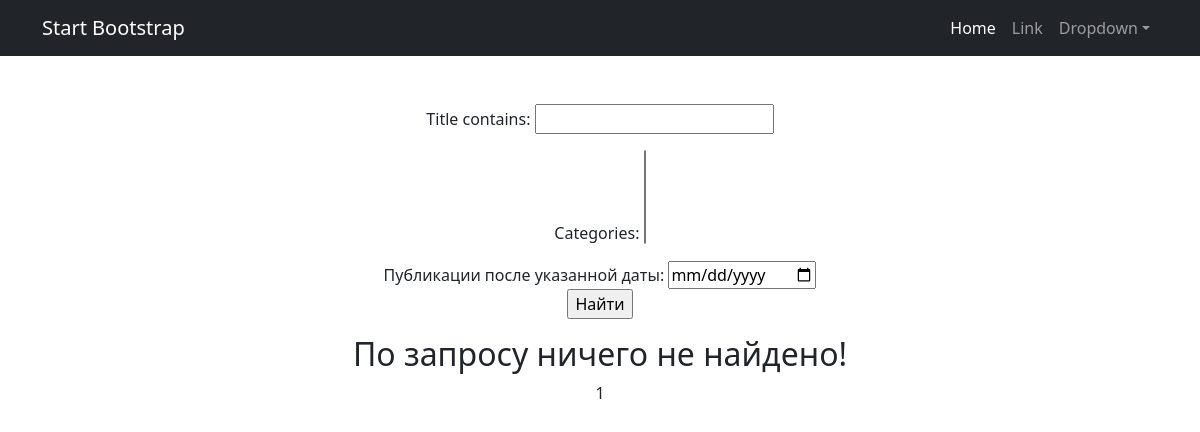
The page /news/search/ on the database as committed earlier.
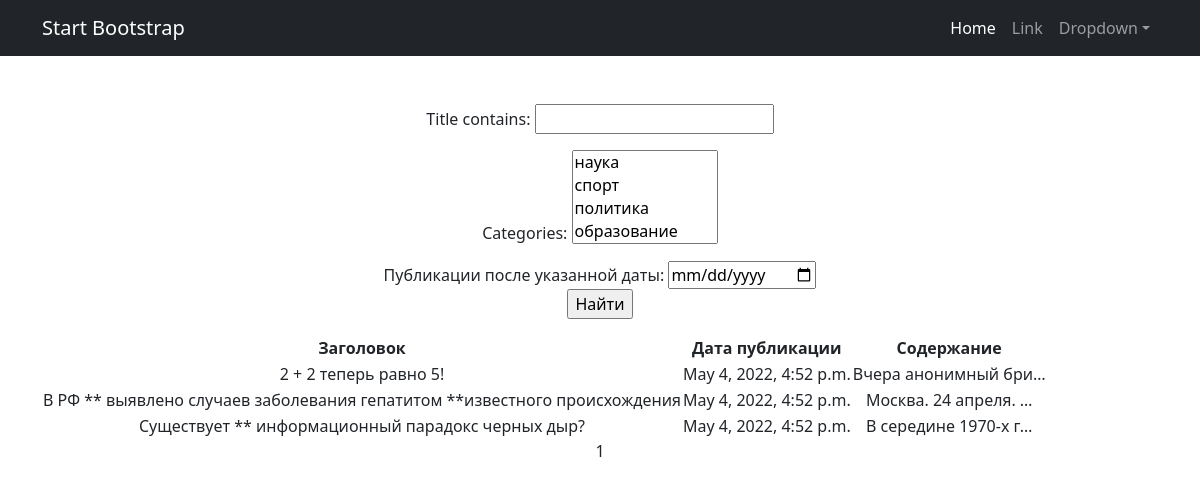
The same page on the database as committed later.
### news/models.py (models this page shows, shortened)
class Post(models.Model):
    article = 'AR'
    news = 'NE'
    post_types = [(article, 'статья'), (news, 'новость')]
    author = models.ForeignKey(Author, on_delete=models.CASCADE)
    post_type = models.CharField(
        max_length=2,
        choices=post_types,
        default=article
    )
    creation_time = models.DateTimeField(auto_now_add=True)
    categories = models.ManyToManyField(Category, through='PostCategory')
    title = models.TextField()
    content = models.TextField()
    rank = models.IntegerField(default=0)

### news/views.py (the view)
# urls.py: path('search/', NewsSearch.as_view()),
class NewsSearch(ListView):
    model = Post
    template_name = 'news_search.html'
    context_object_name = 'news_search_results'
    paginate_by = 10
    def get_queryset(self):
        queryset = super().get_queryset()
        self.filterset = NewsFilter(self.request.GET, queryset)
        try:
            dt = datetime.strptime(self.request.GET['creation_date'], '%Y-%m-%d')
        except MultiValueDictKeyError:
            return self.filterset.qs
        except ValueError:
            return self.filterset.qs
        return self.filterset.qs.filter(creation_time__date__gt=dt)
    def get_context_data(self, **kwargs):
        context = super().get_context_data(**kwargs)
        context['search_form'] = self.filterset
        return context

### news/models.py (called while the page is built)
    def __str__(self):
        return f'{self.name}'

### news/templatetags/custom_filters.py (called while the page is built)
@register.filter()
def censor(text_to_filter):
    bad_words = [
        'на',
        'не',
        'ли',
        'это',
    ]
    filtered_text = text_to_filter
    for bw in bad_words:
        filtered_text = filtered_text.replace(bw, '*' * len(bw))
    return filtered_text

### templates/news_search.html (shortened to what this page needs)
{% extends 'default.html' %}
{% load custom_filters %}
{% block content %}
    <form action="" method="get">
        {{ search_form.form.as_p }}
        <label for="creation_date">Публикации после указанной даты:</label>
        <input type="date" id="creation_date" name="creation_date"/>
        <p><input type="submit" value="Найти" /></p>
   </form>
    {% if news_search_results %}
        <table>
            <tr>
                <th>Заголовок</th>
                <th>Дата публикации</th>
                <th>Содержание</th>
            </tr>
        {% for n in news_search_results %}
            <tr>
                <td>{{ n.title | censor }}</td>
                <td>{{ n.creation_time }}</td>
                <td>{{ n.content | truncatechars:20 }}</td>
            </tr>
        {% endfor %}
        </table>
    {% else %}
    <h2>По запросу ничего не найдено!</h2>
    {% endif %}
    {{ page_obj.number }}
{% endblock content %}

Rows that differ between the two databases and show on the page:
added Post: title|censor "2 + 2 теперь равно 5!", creation_time "May 4, 2022, 4:52 p.m.", content "Вчера анонимный бри…"
added Post: title|censor "В РФ ** выявлено случаев заболевания гепатитом **известного происхождения", creation_time "May 4, 2022, 4:52 p.m.", content "Москва. 24 апреля. …"
added Post: title|censor "Существует ** информационный парадокс черных дыр?", creation_time "May 4, 2022, 4:52 p.m.", content "В середине 1970-х г…"
Other text that changed with them:
form field categories: (not shown) → "наука / спорт / политика / образование"
text no longer shown: "По запросу ничего не найдено!"
text now shown: "Заголовок Дата публикации Содержание"
